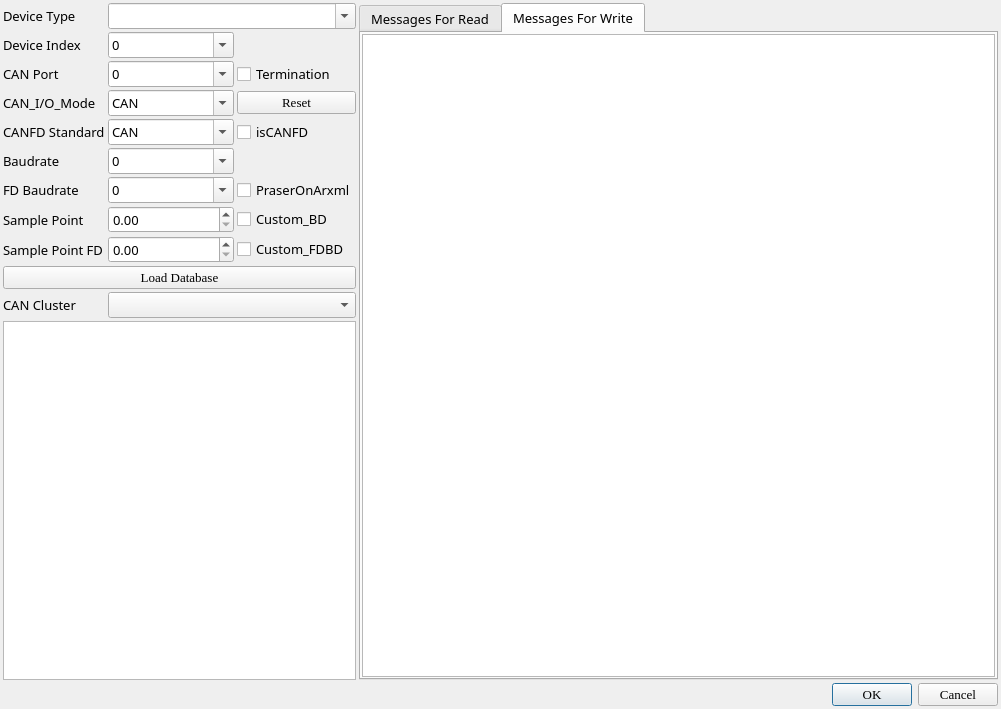
<?xml version="1.0" encoding="UTF-8"?>
<ui version="4.0">
 <class>TsCanSetDlg</class>
 <widget class="QDialog" name="TsCanSetDlg">
  <property name="geometry">
   <rect>
    <x>0</x>
    <y>0</y>
    <width>1001</width>
    <height>709</height>
   </rect>
  </property>
  <property name="windowTitle">
   <string>Dialog</string>
  </property>
  <layout class="QGridLayout" name="gridLayout_2">
   <property name="leftMargin">
    <number>3</number>
   </property>
   <property name="topMargin">
    <number>3</number>
   </property>
   <property name="rightMargin">
    <number>3</number>
   </property>
   <property name="bottomMargin">
    <number>3</number>
   </property>
   <property name="spacing">
    <number>3</number>
   </property>
   <item row="0" column="0">
    <layout class="QHBoxLayout" name="horizontalLayout" stretch="2,5">
     <property name="spacing">
      <number>3</number>
     </property>
     <item>
      <layout class="QVBoxLayout" name="verticalLayout" stretch="1,2">
       <property name="spacing">
        <number>3</number>
       </property>
       <item>
        <layout class="QGridLayout" name="gridLayout">
         <property name="spacing">
          <number>3</number>
         </property>
         <item row="5" column="1">
          <widget class="QComboBox" name="ComBox_CANIOMode">
           <property name="font">
            <font>
             <family>Segoe UI Semibold</family>
             <pointsize>10</pointsize>
             <weight>50</weight>
             <italic>false</italic>
             <bold>false</bold>
            </font>
           </property>
           <property name="editable">
            <bool>true</bool>
           </property>
           <item>
            <property name="text">
             <string>CAN</string>
            </property>
           </item>
           <item>
            <property name="text">
             <string>CAN_FD</string>
            </property>
           </item>
           <item>
            <property name="text">
             <string>CAN_FD+BRS</string>
            </property>
           </item>
          </widget>
         </item>
         <item row="5" column="0">
          <widget class="QLabel" name="label_6">
           <property name="font">
            <font>
             <family>Segoe UI Semibold</family>
             <pointsize>10</pointsize>
             <weight>50</weight>
             <italic>false</italic>
             <bold>false</bold>
            </font>
           </property>
           <property name="text">
            <string>CAN_I/O_Mode</string>
           </property>
          </widget>
         </item>
         <item row="10" column="2">
          <widget class="QCheckBox" name="checkBox_CustomFDBD">
           <property name="font">
            <font>
             <family>Segoe UI Semibold</family>
             <pointsize>10</pointsize>
             <weight>50</weight>
             <italic>false</italic>
             <bold>false</bold>
            </font>
           </property>
           <property name="text">
            <string>Custom_FDBD</string>
           </property>
          </widget>
         </item>
         <item row="7" column="0">
          <widget class="QLabel" name="label_2">
           <property name="font">
            <font>
             <family>Segoe UI Semibold</family>
             <pointsize>10</pointsize>
             <weight>50</weight>
             <italic>false</italic>
             <bold>false</bold>
            </font>
           </property>
           <property name="text">
            <string>Baudrate</string>
           </property>
          </widget>
         </item>
         <item row="9" column="1">
          <widget class="QDoubleSpinBox" name="doubleSpinBox_SamplePointBD">
           <property name="font">
            <font>
             <family>Segoe UI Semibold</family>
             <pointsize>10</pointsize>
             <weight>50</weight>
             <italic>false</italic>
             <bold>false</bold>
            </font>
           </property>
          </widget>
         </item>
         <item row="1" column="0">
          <widget class="QLabel" name="label_8">
           <property name="font">
            <font>
             <family>Segoe UI Semibold</family>
             <pointsize>10</pointsize>
             <weight>50</weight>
             <italic>false</italic>
             <bold>false</bold>
            </font>
           </property>
           <property name="text">
            <string>Device Type</string>
           </property>
          </widget>
         </item>
         <item row="11" column="0" colspan="3">
          <widget class="QPushButton" name="pb_loadDatabase">
           <property name="font">
            <font>
             <family>Times New Roman</family>
             <pointsize>10</pointsize>
            </font>
           </property>
           <property name="text">
            <string>Load Database</string>
           </property>
          </widget>
         </item>
         <item row="8" column="1">
          <widget class="QComboBox" name="ComBox_CANFD_Baudrate">
           <property name="font">
            <font>
             <family>Segoe UI Semibold</family>
             <pointsize>10</pointsize>
             <weight>50</weight>
             <italic>false</italic>
             <bold>false</bold>
            </font>
           </property>
           <property name="editable">
            <bool>true</bool>
           </property>
           <item>
            <property name="text">
             <string>0</string>
            </property>
           </item>
           <item>
            <property name="text">
             <string>200000</string>
            </property>
           </item>
           <item>
            <property name="text">
             <string>250000</string>
            </property>
           </item>
           <item>
            <property name="text">
             <string>400000</string>
            </property>
           </item>
           <item>
            <property name="text">
             <string>500000</string>
            </property>
           </item>
           <item>
            <property name="text">
             <string>750000</string>
            </property>
           </item>
           <item>
            <property name="text">
             <string>1000000</string>
            </property>
           </item>
           <item>
            <property name="text">
             <string>1250000</string>
            </property>
           </item>
           <item>
            <property name="text">
             <string>1600000</string>
            </property>
           </item>
           <item>
            <property name="text">
             <string>2000000</string>
            </property>
           </item>
           <item>
            <property name="text">
             <string>2500000</string>
            </property>
           </item>
           <item>
            <property name="text">
             <string>4000000</string>
            </property>
           </item>
           <item>
            <property name="text">
             <string>5000000</string>
            </property>
           </item>
           <item>
            <property name="text">
             <string>8000000</string>
            </property>
           </item>
          </widget>
         </item>
         <item row="6" column="0">
          <widget class="QLabel" name="label_10">
           <property name="font">
            <font>
             <family>Segoe UI Semibold</family>
             <pointsize>10</pointsize>
             <weight>50</weight>
             <italic>false</italic>
             <bold>false</bold>
            </font>
           </property>
           <property name="text">
            <string>CANFD Standard</string>
           </property>
          </widget>
         </item>
         <item row="10" column="0">
          <widget class="QLabel" name="label_5">
           <property name="font">
            <font>
             <family>Segoe UI Semibold</family>
             <pointsize>10</pointsize>
             <weight>50</weight>
             <italic>false</italic>
             <bold>false</bold>
            </font>
           </property>
           <property name="text">
            <string>Sample Point FD</string>
           </property>
          </widget>
         </item>
         <item row="3" column="1">
          <widget class="QComboBox" name="ComBox_DeviceIndex">
           <property name="font">
            <font>
             <family>Segoe UI Semibold</family>
             <pointsize>10</pointsize>
             <weight>50</weight>
             <italic>false</italic>
             <bold>false</bold>
            </font>
           </property>
           <property name="editable">
            <bool>true</bool>
           </property>
           <item>
            <property name="text">
             <string>0</string>
            </property>
           </item>
           <item>
            <property name="text">
             <string>1</string>
            </property>
           </item>
           <item>
            <property name="text">
             <string>2</string>
            </property>
           </item>
           <item>
            <property name="text">
             <string>3</string>
            </property>
           </item>
           <item>
            <property name="text">
             <string>4</string>
            </property>
           </item>
           <item>
            <property name="text">
             <string>5</string>
            </property>
           </item>
           <item>
            <property name="text">
             <string>6</string>
            </property>
           </item>
           <item>
            <property name="text">
             <string>7</string>
            </property>
           </item>
           <item>
            <property name="text">
             <string>8</string>
            </property>
           </item>
           <item>
            <property name="text">
             <string>9</string>
            </property>
           </item>
           <item>
            <property name="text">
             <string>10</string>
            </property>
           </item>
          </widget>
         </item>
         <item row="10" column="1">
          <widget class="QDoubleSpinBox" name="doubleSpinBox_SamplePointFDBD">
           <property name="font">
            <font>
             <family>Segoe UI Semibold</family>
             <pointsize>10</pointsize>
             <weight>50</weight>
             <italic>false</italic>
             <bold>false</bold>
            </font>
           </property>
          </widget>
         </item>
         <item row="7" column="1">
          <widget class="QComboBox" name="ComBox_Baudrate">
           <property name="font">
            <font>
             <family>Segoe UI Semibold</family>
             <pointsize>10</pointsize>
             <weight>50</weight>
             <italic>false</italic>
             <bold>false</bold>
            </font>
           </property>
           <property name="editable">
            <bool>true</bool>
           </property>
           <item>
            <property name="text">
             <string>0</string>
            </property>
           </item>
           <item>
            <property name="text">
             <string>50000</string>
            </property>
           </item>
           <item>
            <property name="text">
             <string>100000</string>
            </property>
           </item>
           <item>
            <property name="text">
             <string>250000</string>
            </property>
           </item>
           <item>
            <property name="text">
             <string>500000</string>
            </property>
           </item>
           <item>
            <property name="text">
             <string>750000</string>
            </property>
           </item>
           <item>
            <property name="text">
             <string>1000000</string>
            </property>
           </item>
          </widget>
         </item>
         <item row="6" column="1">
          <widget class="QComboBox" name="ComBox_CanFDStandard">
           <property name="font">
            <font>
             <family>Segoe UI Semibold</family>
             <pointsize>10</pointsize>
             <weight>50</weight>
             <italic>false</italic>
             <bold>false</bold>
            </font>
           </property>
           <property name="editable">
            <bool>true</bool>
           </property>
           <item>
            <property name="text">
             <string>CAN</string>
            </property>
           </item>
           <item>
            <property name="text">
             <string>ISO-CANFD</string>
            </property>
           </item>
           <item>
            <property name="text">
             <string>Non-ISO-CANFD</string>
            </property>
           </item>
          </widget>
         </item>
         <item row="4" column="2">
          <widget class="QCheckBox" name="checkBox_Termination">
           <property name="font">
            <font>
             <family>Segoe UI Semibold</family>
             <pointsize>10</pointsize>
             <weight>50</weight>
             <italic>false</italic>
             <bold>false</bold>
            </font>
           </property>
           <property name="text">
            <string>Termination</string>
           </property>
          </widget>
         </item>
         <item row="9" column="2">
          <widget class="QCheckBox" name="checkBox_CustomBD">
           <property name="font">
            <font>
             <family>Segoe UI Semibold</family>
             <pointsize>10</pointsize>
             <weight>50</weight>
             <italic>false</italic>
             <bold>false</bold>
            </font>
           </property>
           <property name="text">
            <string>Custom_BD</string>
           </property>
          </widget>
         </item>
         <item row="12" column="0">
          <widget class="QLabel" name="label_7">
           <property name="font">
            <font>
             <family>Segoe UI Semibold</family>
             <pointsize>10</pointsize>
             <weight>50</weight>
             <italic>false</italic>
             <bold>false</bold>
            </font>
           </property>
           <property name="text">
            <string>CAN Cluster</string>
           </property>
          </widget>
         </item>
         <item row="8" column="2">
          <widget class="QCheckBox" name="checkBox_PraserOnArxml">
           <property name="font">
            <font>
             <family>Segoe UI Semibold</family>
             <pointsize>10</pointsize>
             <weight>50</weight>
             <italic>false</italic>
             <bold>false</bold>
            </font>
           </property>
           <property name="text">
            <string>PraserOnArxml</string>
           </property>
          </widget>
         </item>
         <item row="9" column="0">
          <widget class="QLabel" name="label_4">
           <property name="font">
            <font>
             <family>Segoe UI Semibold</family>
             <pointsize>10</pointsize>
             <weight>50</weight>
             <italic>false</italic>
             <bold>false</bold>
            </font>
           </property>
           <property name="text">
            <string>Sample Point</string>
           </property>
          </widget>
         </item>
         <item row="4" column="0">
          <widget class="QLabel" name="label">
           <property name="font">
            <font>
             <family>Segoe UI Semibold</family>
             <pointsize>10</pointsize>
             <weight>50</weight>
             <italic>false</italic>
             <bold>false</bold>
            </font>
           </property>
           <property name="text">
            <string>CAN Port</string>
           </property>
          </widget>
         </item>
         <item row="8" column="0">
          <widget class="QLabel" name="label_3">
           <property name="font">
            <font>
             <family>Segoe UI Semibold</family>
             <pointsize>10</pointsize>
             <weight>50</weight>
             <italic>false</italic>
             <bold>false</bold>
            </font>
           </property>
           <property name="text">
            <string>FD Baudrate</string>
           </property>
          </widget>
         </item>
         <item row="5" column="2">
          <widget class="QPushButton" name="pb_reset">
           <property name="font">
            <font>
             <family>Times New Roman</family>
             <pointsize>10</pointsize>
            </font>
           </property>
           <property name="text">
            <string>Reset</string>
           </property>
          </widget>
         </item>
         <item row="6" column="2">
          <widget class="QCheckBox" name="checkBox_isCANFD">
           <property name="font">
            <font>
             <family>Segoe UI Semibold</family>
             <pointsize>10</pointsize>
             <weight>50</weight>
             <italic>false</italic>
             <bold>false</bold>
            </font>
           </property>
           <property name="text">
            <string>isCANFD</string>
           </property>
          </widget>
         </item>
         <item row="4" column="1">
          <widget class="QComboBox" name="ComBox_CanIndex">
           <property name="font">
            <font>
             <family>Segoe UI Semibold</family>
             <pointsize>10</pointsize>
             <weight>50</weight>
             <italic>false</italic>
             <bold>false</bold>
            </font>
           </property>
           <property name="editable">
            <bool>true</bool>
           </property>
           <item>
            <property name="text">
             <string>0</string>
            </property>
           </item>
           <item>
            <property name="text">
             <string>1</string>
            </property>
           </item>
           <item>
            <property name="text">
             <string>2</string>
            </property>
           </item>
           <item>
            <property name="text">
             <string>3</string>
            </property>
           </item>
           <item>
            <property name="text">
             <string>4</string>
            </property>
           </item>
           <item>
            <property name="text">
             <string>5</string>
            </property>
           </item>
           <item>
            <property name="text">
             <string>6</string>
            </property>
           </item>
           <item>
            <property name="text">
             <string>7</string>
            </property>
           </item>
           <item>
            <property name="text">
             <string>8</string>
            </property>
           </item>
           <item>
            <property name="text">
             <string>9</string>
            </property>
           </item>
           <item>
            <property name="text">
             <string>10</string>
            </property>
           </item>
          </widget>
         </item>
         <item row="12" column="1" colspan="2">
          <widget class="QComboBox" name="ComBox_Cluster">
           <property name="font">
            <font>
             <family>Segoe UI Semibold</family>
             <pointsize>10</pointsize>
             <weight>50</weight>
             <italic>false</italic>
             <bold>false</bold>
            </font>
           </property>
           <property name="editable">
            <bool>false</bool>
           </property>
          </widget>
         </item>
         <item row="3" column="0">
          <widget class="QLabel" name="label_9">
           <property name="font">
            <font>
             <family>Segoe UI Semibold</family>
             <pointsize>10</pointsize>
             <weight>50</weight>
             <italic>false</italic>
             <bold>false</bold>
            </font>
           </property>
           <property name="text">
            <string>Device Index</string>
           </property>
          </widget>
         </item>
         <item row="1" column="1" colspan="2">
          <widget class="QComboBox" name="ComBox_DeviceType">
           <property name="font">
            <font>
             <family>Segoe UI Semibold</family>
             <pointsize>10</pointsize>
             <weight>50</weight>
             <italic>false</italic>
             <bold>false</bold>
            </font>
           </property>
           <property name="editable">
            <bool>true</bool>
           </property>
           <item>
            <property name="text">
             <string/>
            </property>
           </item>
          </widget>
         </item>
        </layout>
       </item>
       <item>
        <widget class="DBCTreeView" name="dbcTreeView"/>
       </item>
      </layout>
     </item>
     <item>
      <widget class="QTabWidget" name="tabWidget">
       <property name="font">
        <font>
         <family>Segoe UI Semibold</family>
         <pointsize>10</pointsize>
         <weight>50</weight>
         <italic>false</italic>
         <bold>false</bold>
        </font>
       </property>
       <property name="tabShape">
        <enum>QTabWidget::Rounded</enum>
       </property>
       <property name="currentIndex">
        <number>1</number>
       </property>
       <property name="elideMode">
        <enum>Qt::ElideNone</enum>
       </property>
       <property name="documentMode">
        <bool>false</bool>
       </property>
       <property name="tabsClosable">
        <bool>false</bool>
       </property>
       <widget class="QWidget" name="tab_MsgRead">
        <attribute name="title">
         <string>Messages For Read</string>
        </attribute>
        <layout class="QGridLayout" name="gridLayout_3">
         <property name="leftMargin">
          <number>1</number>
         </property>
         <property name="topMargin">
          <number>1</number>
         </property>
         <property name="rightMargin">
          <number>1</number>
         </property>
         <property name="bottomMargin">
          <number>1</number>
         </property>
         <property name="spacing">
          <number>1</number>
         </property>
         <item row="0" column="0">
          <widget class="MsgTreeView" name="traceTreeView_Read"/>
         </item>
        </layout>
       </widget>
       <widget class="QWidget" name="tab_MsgWrite">
        <attribute name="title">
         <string>Messages For Write</string>
        </attribute>
        <layout class="QGridLayout" name="gridLayout_4">
         <property name="leftMargin">
          <number>1</number>
         </property>
         <property name="topMargin">
          <number>1</number>
         </property>
         <property name="rightMargin">
          <number>1</number>
         </property>
         <property name="bottomMargin">
          <number>1</number>
         </property>
         <property name="spacing">
          <number>1</number>
         </property>
         <item row="0" column="0">
          <widget class="MsgTreeView_W" name="traceTreeView_Write"/>
         </item>
        </layout>
       </widget>
      </widget>
     </item>
    </layout>
   </item>
   <item row="1" column="0">
    <widget class="QDialogButtonBox" name="buttonBox">
     <property name="font">
      <font>
       <family>Times New Roman</family>
       <pointsize>10</pointsize>
      </font>
     </property>
     <property name="orientation">
      <enum>Qt::Horizontal</enum>
     </property>
     <property name="standardButtons">
      <set>QDialogButtonBox::Cancel|QDialogButtonBox::Ok</set>
     </property>
    </widget>
   </item>
  </layout>
 </widget>
 <customwidgets>
  <customwidget>
   <class>MsgTreeView</class>
   <extends>QTreeView</extends>
   <header>mytreeview.h</header>
  </customwidget>
  <customwidget>
   <class>MsgTreeView_W</class>
   <extends>QTreeView</extends>
   <header>mytreeview.h</header>
  </customwidget>
  <customwidget>
   <class>DBCTreeView</class>
   <extends>QTreeView</extends>
   <header>mytreeview.h</header>
  </customwidget>
 </customwidgets>
 <resources/>
 <connections>
  <connection>
   <sender>buttonBox</sender>
   <signal>accepted()</signal>
   <receiver>TsCanSetDlg</receiver>
   <slot>accept()</slot>
   <hints>
    <hint type="sourcelabel">
     <x>248</x>
     <y>254</y>
    </hint>
    <hint type="destinationlabel">
     <x>157</x>
     <y>274</y>
    </hint>
   </hints>
  </connection>
  <connection>
   <sender>buttonBox</sender>
   <signal>rejected()</signal>
   <receiver>TsCanSetDlg</receiver>
   <slot>reject()</slot>
   <hints>
    <hint type="sourcelabel">
     <x>316</x>
     <y>260</y>
    </hint>
    <hint type="destinationlabel">
     <x>286</x>
     <y>274</y>
    </hint>
   </hints>
  </connection>
 </connections>
</ui>
